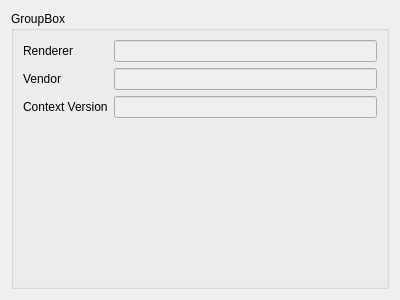
<?xml version="1.0" encoding="UTF-8"?>
<ui version="4.0">
 <class>DGLGPUView</class>
 <widget class="QWidget" name="DGLGPUView">
  <property name="geometry">
   <rect>
    <x>0</x>
    <y>0</y>
    <width>400</width>
    <height>300</height>
   </rect>
  </property>
  <property name="windowTitle">
   <string>OpenGL and GPU</string>
  </property>
  <layout class="QVBoxLayout" name="verticalLayout">
   <item>
    <widget class="QGroupBox" name="OpenGL">
     <property name="title">
      <string>GroupBox</string>
     </property>
     <layout class="QFormLayout" name="formLayout">
      <item row="1" column="1">
       <widget class="QLineEdit" name="lineEdit_Renderer">
        <property name="enabled">
         <bool>false</bool>
        </property>
       </widget>
      </item>
      <item row="2" column="1">
       <widget class="QLineEdit" name="lineEdit_Vendor">
        <property name="enabled">
         <bool>false</bool>
        </property>
       </widget>
      </item>
      <item row="3" column="1">
       <widget class="QLineEdit" name="lineEdit_Version">
        <property name="enabled">
         <bool>false</bool>
        </property>
       </widget>
      </item>
      <item row="1" column="0">
       <widget class="QLabel" name="label">
        <property name="text">
         <string>Renderer</string>
        </property>
       </widget>
      </item>
      <item row="2" column="0">
       <widget class="QLabel" name="label_2">
        <property name="text">
         <string>Vendor</string>
        </property>
       </widget>
      </item>
      <item row="3" column="0">
       <widget class="QLabel" name="label_3">
        <property name="text">
         <string>Context Version</string>
        </property>
       </widget>
      </item>
     </layout>
    </widget>
   </item>
  </layout>
 </widget>
 <resources/>
 <connections/>
</ui>
